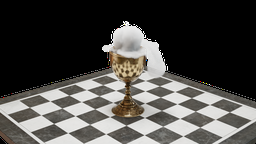
#> input picture demo_datasets_PIDG/dry_ice/train/0002.png, 256 x 144 px, shrunk from 1920 x 1080 before the run; its folder holds 4 pictures in this run
$ python dualtvr1.py
#> lines starting #> are read from the running program, lines starting #| are printed output that depends on the picture
import cv2, glob, os
import numpy as np
import struct

def flow_to_hsv(flow):
    h, w = flow.shape[:2]
    hsv = np.zeros((h, w, 3), dtype=np.uint8)
    mag, ang = cv2.cartToPolar(flow[...,0], flow[...,1])
    hsv[...,0] = ang * 180/np.pi/2
    hsv[...,1] = 255
    hsv[...,2] = cv2.normalize(mag, None, 0, 255, cv2.NORM_MINMAX)
    return cv2.cvtColor(hsv, cv2.COLOR_HSV2BGR)

def write_flo(filename: str, flow: np.ndarray) -> None:
    if flow.dtype != np.float32 or flow.ndim!=3 or flow.shape[2]!=2:
        raise ValueError("flow must be H×W×2 float32")
    h, w = flow.shape[:2]
    with open(filename, 'wb') as f:
        f.write(b'PIEH')
        f.write(struct.pack('<i', w))
        f.write(struct.pack('<i', h))
        f.write(flow.tobytes(order='C'))

print("cwd:", os.getcwd())

input_dir  = "./train"
output_dir = "./flows_flo"
print("input_dir exists?", os.path.isdir(input_dir))
print("output_dir exists or created:", output_dir)
os.makedirs(output_dir, exist_ok=True)

img_paths = sorted(glob.glob(os.path.join(input_dir, "*.png")))
print(f"found {len(img_paths)} images:")
for p in img_paths[:5]:
    print("  ", p)
if len(img_paths)==0:
    raise SystemExit("Can not found any .png file, please check input_dir!")

# Create Dual TV-L1
tvl1 = cv2.optflow.createOptFlow_DualTVL1()
tvl1.setTau(0.25)
tvl1.setLambda(0.15)
tvl1.setTheta(0.3)
tvl1.setScalesNumber(5)
tvl1.setWarpingsNumber(5)
tvl1.setEpsilon(0.01)

for i in range(len(img_paths)-1):
    prev = cv2.imread(img_paths[i],   cv2.IMREAD_GRAYSCALE)
#> prev: shape (144, 256); min 0, max 255, mean 73.3
    curr = cv2.imread(img_paths[i+1], cv2.IMREAD_GRAYSCALE)
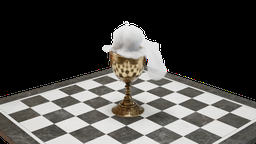
#> input picture demo_datasets_PIDG/dry_ice/train/0003.png, 256 x 144 px, shrunk from 1920 x 1080 before the run
#> curr: shape (144, 256); min 0, max 255, mean 73.7

    flow_f = tvl1.calc(prev, curr, None).astype(np.float32)
    out_f_png = os.path.join(output_dir, f"flow_fwd_{i:04d}.png")
    out_f_flo = os.path.join(output_dir, f"flow_fwd_{i:04d}.flo")
    print(f"writing {out_f_png}, {out_f_flo}")
    cv2.imwrite(out_f_png, flow_to_hsv(flow_f))
#> in flow_to_hsv, `mag, ang = cv2.cartToPolar(flow[...,0], flow[...,1])`:
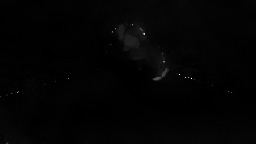
#> mag: shape (144, 256) float32; min 9.83e-05, max 6.57, mean 0.0928; drawn with min black and max white
#> in flow_to_hsv, `mag, ang = cv2.cartToPolar(flow[...,0], flow[...,1])`:
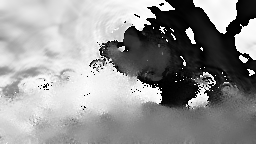
#> ang: shape (144, 256) float32; min 0.000109, max 6.28, mean 3.64; drawn with min black and max white
#> in flow_to_hsv, `hsv[...,1] = 255`:
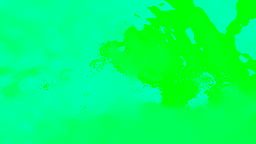
#> hsv: shape (144, 256, 3); mean of channels 0, 1, 2 103.8, 255, 0; drawn as B, G, R
    write_flo(out_f_flo, flow_f)

    flow_b = tvl1.calc(curr, prev, None).astype(np.float32)
    out_b_png = os.path.join(output_dir, f"flow_bwd_{i:04d}.png")
    out_b_flo = os.path.join(output_dir, f"flow_bwd_{i:04d}.flo")
    print(f"writing {out_b_png}, {out_b_flo}")
    cv2.imwrite(out_b_png, flow_to_hsv(flow_b))
#> in flow_to_hsv (call 2), `mag, ang = cv2.cartToPolar(flow[...,0], flow[...,1])`:
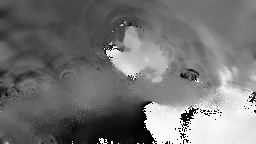
#> ang: shape (144, 256) float32; min 0.000287, max 6.28, mean 2.87; drawn with min black and max white
#> in flow_to_hsv (call 2), `hsv[...,0] = ang * 180/np.pi/2`:
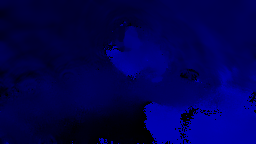
#> hsv: shape (144, 256, 3); mean of channels 0, 1, 2 81.7, 0, 0; drawn as B, G, R
#> in flow_to_hsv (call 2), `hsv[...,1] = 255`:
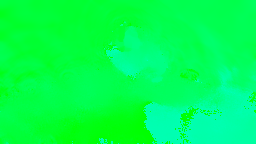
#> hsv: shape (144, 256, 3); mean of channels 0, 1, 2 81.7, 255, 0; drawn as B, G, R
    write_flo(out_b_flo, flow_b)
#> pass 2 of the loop `for i in range(len(img_paths)-1):`:
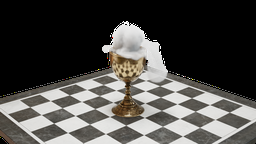
#> input picture demo_datasets_PIDG/dry_ice/train/0004.png, 256 x 144 px, shrunk from 1920 x 1080 before the run
#> in flow_to_hsv (call 4), `mag, ang = cv2.cartToPolar(flow[...,0], flow[...,1])`:
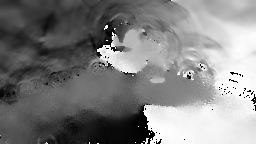
#> ang: shape (144, 256) float32; min 0.000519, max 6.28, mean 3.17; drawn with min black and max white
#> in flow_to_hsv (call 4), `hsv[...,1] = 255`:
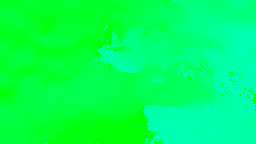
#> hsv: shape (144, 256, 3); mean of channels 0, 1, 2 90.3, 255, 0; drawn as B, G, R
#> pass 3 of the loop `for i in range(len(img_paths)-1):`:
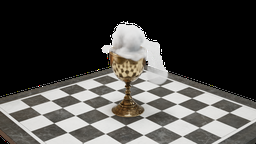
#> input picture demo_datasets_PIDG/dry_ice/train/0005.png, 256 x 144 px, shrunk from 1920 x 1080 before the run
#> in flow_to_hsv (call 6), `hsv[...,1] = 255`:
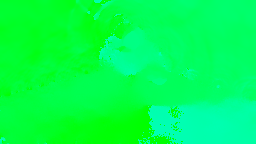
#> hsv: shape (144, 256, 3); mean of channels 0, 1, 2 80.7, 255, 0; drawn as B, G, R
#> in flow_to_hsv (call 6), `return cv2.cvtColor(hsv, cv2.COLOR_HSV2BGR)`:
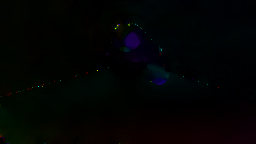
#> returned value: shape (144, 256, 3); mean B, G, R 2.9, 3.3, 2.4
